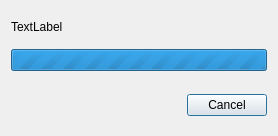
<?xml version="1.0" encoding="UTF-8"?>
<ui version="4.0">
 <class>ProgressDialog</class>
 <widget class="QDialog" name="ProgressDialog">
  <property name="geometry">
   <rect>
    <x>0</x>
    <y>0</y>
    <width>278</width>
    <height>136</height>
   </rect>
  </property>
  <property name="windowTitle">
   <string>Dialog</string>
  </property>
  <layout class="QVBoxLayout" name="verticalLayout">
   <item>
    <widget class="QWidget" name="widget_2" native="true">
     <layout class="QHBoxLayout" name="horizontalLayout_2">
      <property name="leftMargin">
       <number>0</number>
      </property>
      <property name="rightMargin">
       <number>0</number>
      </property>
      <item>
       <widget class="QLabel" name="label">
        <property name="text">
         <string>TextLabel</string>
        </property>
       </widget>
      </item>
     </layout>
    </widget>
   </item>
   <item>
    <widget class="QProgressBar" name="progressBar">
     <property name="maximum">
      <number>0</number>
     </property>
     <property name="value">
      <number>-1</number>
     </property>
     <property name="textVisible">
      <bool>false</bool>
     </property>
    </widget>
   </item>
   <item>
    <spacer name="verticalSpacer">
     <property name="orientation">
      <enum>Qt::Vertical</enum>
     </property>
     <property name="sizeHint" stdset="0">
      <size>
       <width>20</width>
       <height>40</height>
      </size>
     </property>
    </spacer>
   </item>
   <item>
    <widget class="QWidget" name="widget" native="true">
     <layout class="QHBoxLayout" name="horizontalLayout">
      <property name="leftMargin">
       <number>0</number>
      </property>
      <property name="rightMargin">
       <number>0</number>
      </property>
      <item>
       <spacer name="horizontalSpacer">
        <property name="orientation">
         <enum>Qt::Horizontal</enum>
        </property>
        <property name="sizeHint" stdset="0">
         <size>
          <width>122</width>
          <height>20</height>
         </size>
        </property>
       </spacer>
      </item>
      <item>
       <widget class="QPushButton" name="button">
        <property name="sizePolicy">
         <sizepolicy hsizetype="Fixed" vsizetype="Fixed">
          <horstretch>0</horstretch>
          <verstretch>0</verstretch>
         </sizepolicy>
        </property>
        <property name="text">
         <string>Cancel</string>
        </property>
       </widget>
      </item>
     </layout>
    </widget>
   </item>
  </layout>
 </widget>
 <resources/>
 <connections/>
</ui>
